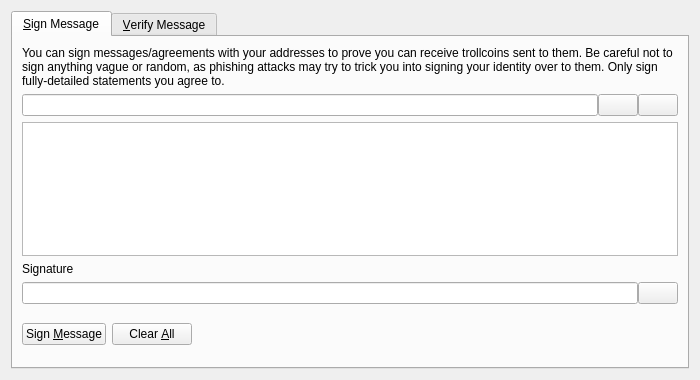
<?xml version="1.0" encoding="UTF-8"?>
<ui version="4.0">
 <class>SignVerifyMessageDialog</class>
 <widget class="QDialog" name="SignVerifyMessageDialog">
  <property name="geometry">
   <rect>
    <x>0</x>
    <y>0</y>
    <width>700</width>
    <height>380</height>
   </rect>
  </property>
  <property name="windowTitle">
   <string>Signatures - Sign / Verify a Message</string>
  </property>
  <property name="modal">
   <bool>true</bool>
  </property>
  <layout class="QVBoxLayout" name="verticalLayout">
   <item>
    <widget class="QTabWidget" name="tabWidget">
     <property name="currentIndex">
      <number>0</number>
     </property>
     <widget class="QWidget" name="tabSignMessage">
      <attribute name="title">
       <string>&amp;Sign Message</string>
      </attribute>
      <layout class="QVBoxLayout" name="verticalLayout_SM">
       <item>
        <widget class="QLabel" name="infoLabel_SM">
         <property name="text">
          <string>You can sign messages/agreements with your addresses to prove you can receive trollcoins sent to them. Be careful not to sign anything vague or random, as phishing attacks may try to trick you into signing your identity over to them. Only sign fully-detailed statements you agree to.</string>
         </property>
         <property name="textFormat">
          <enum>Qt::PlainText</enum>
         </property>
         <property name="wordWrap">
          <bool>true</bool>
         </property>
        </widget>
       </item>
       <item>
        <layout class="QHBoxLayout" name="horizontalLayout_1_SM">
         <property name="spacing">
          <number>0</number>
         </property>
         <item>
          <widget class="QValidatedLineEdit" name="addressIn_SM">
           <property name="toolTip">
            <string>The Trollcoin address to sign the message with</string>
           </property>
          </widget>
         </item>
         <item>
          <widget class="QPushButton" name="addressBookButton_SM">
           <property name="toolTip">
            <string>Choose previously used address</string>
           </property>
           <property name="text">
            <string/>
           </property>
           <property name="icon">
            <iconset resource="../trollcoin.qrc">
             <normaloff>:/icons/address-book</normaloff>:/icons/address-book</iconset>
           </property>
           <property name="shortcut">
            <string>Alt+A</string>
           </property>
           <property name="autoDefault">
            <bool>false</bool>
           </property>
          </widget>
         </item>
         <item>
          <widget class="QPushButton" name="pasteButton_SM">
           <property name="toolTip">
            <string>Paste address from clipboard</string>
           </property>
           <property name="text">
            <string/>
           </property>
           <property name="icon">
            <iconset resource="../trollcoin.qrc">
             <normaloff>:/icons/editpaste</normaloff>:/icons/editpaste</iconset>
           </property>
           <property name="shortcut">
            <string>Alt+P</string>
           </property>
           <property name="autoDefault">
            <bool>false</bool>
           </property>
          </widget>
         </item>
        </layout>
       </item>
       <item>
        <widget class="QPlainTextEdit" name="messageIn_SM">
         <property name="toolTip">
          <string>Enter the message you want to sign here</string>
         </property>
        </widget>
       </item>
       <item>
        <widget class="QLabel" name="signatureLabel_SM">
         <property name="text">
          <string>Signature</string>
         </property>
         <property name="textFormat">
          <enum>Qt::PlainText</enum>
         </property>
        </widget>
       </item>
       <item>
        <layout class="QHBoxLayout" name="horizontalLayout_2_SM">
         <property name="spacing">
          <number>0</number>
         </property>
         <item>
          <widget class="QLineEdit" name="signatureOut_SM">
           <property name="font">
            <font>
             <italic>true</italic>
            </font>
           </property>
           <property name="readOnly">
            <bool>true</bool>
           </property>
          </widget>
         </item>
         <item>
          <widget class="QPushButton" name="copySignatureButton_SM">
           <property name="toolTip">
            <string>Copy the current signature to the system clipboard</string>
           </property>
           <property name="text">
            <string/>
           </property>
           <property name="icon">
            <iconset resource="../trollcoin.qrc">
             <normaloff>:/icons/editcopy</normaloff>:/icons/editcopy</iconset>
           </property>
           <property name="autoDefault">
            <bool>false</bool>
           </property>
          </widget>
         </item>
        </layout>
       </item>
       <item>
        <layout class="QHBoxLayout" name="horizontalLayout_3_SM">
         <item>
          <widget class="QPushButton" name="signMessageButton_SM">
           <property name="toolTip">
            <string>Sign the message to prove you own this Trollcoin address</string>
           </property>
           <property name="text">
            <string>Sign &amp;Message</string>
           </property>
           <property name="icon">
            <iconset resource="../trollcoin.qrc">
             <normaloff>:/icons/edit</normaloff>:/icons/edit</iconset>
           </property>
           <property name="autoDefault">
            <bool>false</bool>
           </property>
          </widget>
         </item>
         <item>
          <widget class="QPushButton" name="clearButton_SM">
           <property name="toolTip">
            <string>Reset all sign message fields</string>
           </property>
           <property name="text">
            <string>Clear &amp;All</string>
           </property>
           <property name="icon">
            <iconset resource="../trollcoin.qrc">
             <normaloff>:/icons/remove</normaloff>:/icons/remove</iconset>
           </property>
           <property name="autoDefault">
            <bool>false</bool>
           </property>
          </widget>
         </item>
         <item>
          <spacer name="horizontalSpacer_1_SM">
           <property name="orientation">
            <enum>Qt::Horizontal</enum>
           </property>
           <property name="sizeHint" stdset="0">
            <size>
             <width>40</width>
             <height>48</height>
            </size>
           </property>
          </spacer>
         </item>
         <item>
          <widget class="QLabel" name="statusLabel_SM">
           <property name="font">
            <font>
             <weight>75</weight>
             <bold>true</bold>
            </font>
           </property>
           <property name="text">
            <string/>
           </property>
           <property name="wordWrap">
            <bool>true</bool>
           </property>
          </widget>
         </item>
         <item>
          <spacer name="horizontalSpacer_2_SM">
           <property name="orientation">
            <enum>Qt::Horizontal</enum>
           </property>
           <property name="sizeHint" stdset="0">
            <size>
             <width>40</width>
             <height>48</height>
            </size>
           </property>
          </spacer>
         </item>
        </layout>
       </item>
      </layout>
     </widget>
     <widget class="QWidget" name="tabVerifyMessage">
      <attribute name="title">
       <string>&amp;Verify Message</string>
      </attribute>
      <layout class="QVBoxLayout" name="verticalLayout_VM">
       <item>
        <widget class="QLabel" name="infoLabel_VM">
         <property name="text">
          <string>Enter the receiver's address, message (ensure you copy line breaks, spaces, tabs, etc. exactly) and signature below to verify the message. Be careful not to read more into the signature than what is in the signed message itself, to avoid being tricked by a man-in-the-middle attack. Note that this only proves the signing party receives with the address, it cannot prove sendership of any transaction!</string>
         </property>
         <property name="textFormat">
          <enum>Qt::PlainText</enum>
         </property>
         <property name="alignment">
          <set>Qt::AlignLeading|Qt::AlignLeft|Qt::AlignTop</set>
         </property>
         <property name="wordWrap">
          <bool>true</bool>
         </property>
        </widget>
       </item>
       <item>
        <layout class="QHBoxLayout" name="horizontalLayout_1_VM">
         <property name="spacing">
          <number>0</number>
         </property>
         <item>
          <widget class="QValidatedLineEdit" name="addressIn_VM">
           <property name="toolTip">
            <string>The Trollcoin address the message was signed with</string>
           </property>
          </widget>
         </item>
         <item>
          <widget class="QPushButton" name="addressBookButton_VM">
           <property name="toolTip">
            <string>Choose previously used address</string>
           </property>
           <property name="text">
            <string/>
           </property>
           <property name="icon">
            <iconset resource="../trollcoin.qrc">
             <normaloff>:/icons/address-book</normaloff>:/icons/address-book</iconset>
           </property>
           <property name="shortcut">
            <string>Alt+A</string>
           </property>
           <property name="autoDefault">
            <bool>false</bool>
           </property>
          </widget>
         </item>
        </layout>
       </item>
       <item>
        <widget class="QPlainTextEdit" name="messageIn_VM"/>
       </item>
       <item>
        <widget class="QValidatedLineEdit" name="signatureIn_VM"/>
       </item>
       <item>
        <layout class="QHBoxLayout" name="horizontalLayout_2_VM">
         <item>
          <widget class="QPushButton" name="verifyMessageButton_VM">
           <property name="toolTip">
            <string>Verify the message to ensure it was signed with the specified Trollcoin address</string>
           </property>
           <property name="text">
            <string>Verify &amp;Message</string>
           </property>
           <property name="icon">
            <iconset resource="../trollcoin.qrc">
             <normaloff>:/icons/transaction_0</normaloff>:/icons/transaction_0</iconset>
           </property>
           <property name="autoDefault">
            <bool>false</bool>
           </property>
          </widget>
         </item>
         <item>
          <widget class="QPushButton" name="clearButton_VM">
           <property name="toolTip">
            <string>Reset all verify message fields</string>
           </property>
           <property name="text">
            <string>Clear &amp;All</string>
           </property>
           <property name="icon">
            <iconset resource="../trollcoin.qrc">
             <normaloff>:/icons/remove</normaloff>:/icons/remove</iconset>
           </property>
           <property name="autoDefault">
            <bool>false</bool>
           </property>
          </widget>
         </item>
         <item>
          <spacer name="horizontalSpacer_1_VM">
           <property name="orientation">
            <enum>Qt::Horizontal</enum>
           </property>
           <property name="sizeHint" stdset="0">
            <size>
             <width>40</width>
             <height>48</height>
            </size>
           </property>
          </spacer>
         </item>
         <item>
          <widget class="QLabel" name="statusLabel_VM">
           <property name="font">
            <font>
             <weight>75</weight>
             <bold>true</bold>
            </font>
           </property>
           <property name="text">
            <string/>
           </property>
           <property name="wordWrap">
            <bool>true</bool>
           </property>
          </widget>
         </item>
         <item>
          <spacer name="horizontalSpacer_2_VM">
           <property name="orientation">
            <enum>Qt::Horizontal</enum>
           </property>
           <property name="sizeHint" stdset="0">
            <size>
             <width>40</width>
             <height>48</height>
            </size>
           </property>
          </spacer>
         </item>
        </layout>
       </item>
      </layout>
     </widget>
    </widget>
   </item>
  </layout>
 </widget>
 <customwidgets>
  <customwidget>
   <class>QValidatedLineEdit</class>
   <extends>QLineEdit</extends>
   <header>qvalidatedlineedit.h</header>
  </customwidget>
 </customwidgets>
 <resources>
  <include location="../trollcoin.qrc"/>
 </resources>
 <connections/>
</ui>
